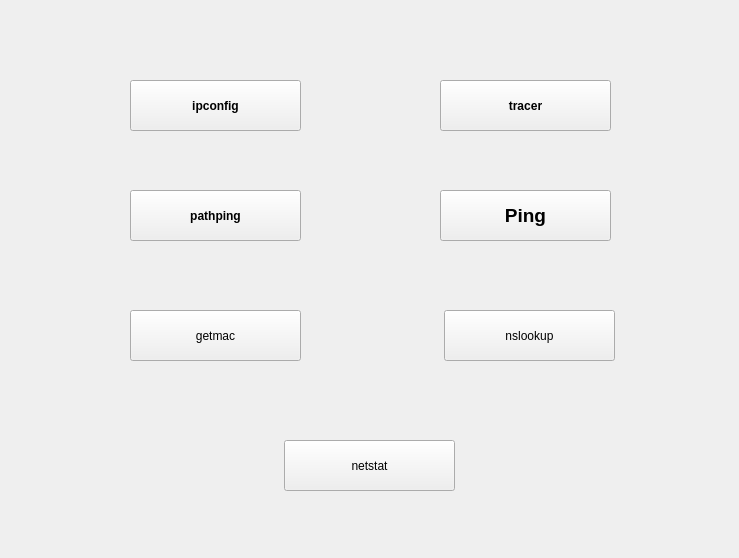
<?xml version="1.0" encoding="UTF-8"?>
<ui version="4.0">
 <class>Form</class>
 <widget class="QWidget" name="Form">
  <property name="geometry">
   <rect>
    <x>0</x>
    <y>0</y>
    <width>739</width>
    <height>558</height>
   </rect>
  </property>
  <property name="minimumSize">
   <size>
    <width>739</width>
    <height>558</height>
   </size>
  </property>
  <property name="maximumSize">
   <size>
    <width>739</width>
    <height>558</height>
   </size>
  </property>
  <property name="baseSize">
   <size>
    <width>739</width>
    <height>558</height>
   </size>
  </property>
  <property name="windowTitle">
   <string>SysAdminHelper</string>
  </property>
  <widget class="QPushButton" name="pb_ipconfig">
   <property name="geometry">
    <rect>
     <x>130</x>
     <y>80</y>
     <width>171</width>
     <height>51</height>
    </rect>
   </property>
   <property name="font">
    <font>
     <weight>75</weight>
     <italic>false</italic>
     <bold>true</bold>
    </font>
   </property>
   <property name="styleSheet">
    <string notr="true">font: bold;
</string>
   </property>
   <property name="text">
    <string>ipconfig</string>
   </property>
  </widget>
  <widget class="QPushButton" name="pb_tracer">
   <property name="geometry">
    <rect>
     <x>440</x>
     <y>80</y>
     <width>171</width>
     <height>51</height>
    </rect>
   </property>
   <property name="font">
    <font>
     <weight>75</weight>
     <italic>false</italic>
     <bold>true</bold>
    </font>
   </property>
   <property name="styleSheet">
    <string notr="true">font: bold;</string>
   </property>
   <property name="text">
    <string>tracer</string>
   </property>
  </widget>
  <widget class="QPushButton" name="pushButton_3">
   <property name="geometry">
    <rect>
     <x>130</x>
     <y>190</y>
     <width>171</width>
     <height>51</height>
    </rect>
   </property>
   <property name="font">
    <font>
     <weight>75</weight>
     <italic>false</italic>
     <bold>true</bold>
    </font>
   </property>
   <property name="styleSheet">
    <string notr="true">font: Bold;</string>
   </property>
   <property name="text">
    <string>pathping</string>
   </property>
  </widget>
  <widget class="QPushButton" name="pb_ping">
   <property name="geometry">
    <rect>
     <x>440</x>
     <y>190</y>
     <width>171</width>
     <height>51</height>
    </rect>
   </property>
   <property name="font">
    <font>
     <pointsize>14</pointsize>
     <weight>75</weight>
     <bold>true</bold>
    </font>
   </property>
   <property name="text">
    <string>Ping</string>
   </property>
  </widget>
  <widget class="QPushButton" name="pushButton">
   <property name="geometry">
    <rect>
     <x>130</x>
     <y>310</y>
     <width>171</width>
     <height>51</height>
    </rect>
   </property>
   <property name="text">
    <string>getmac</string>
   </property>
  </widget>
  <widget class="QPushButton" name="pushButton_2">
   <property name="geometry">
    <rect>
     <x>444</x>
     <y>310</y>
     <width>171</width>
     <height>51</height>
    </rect>
   </property>
   <property name="text">
    <string>nslookup</string>
   </property>
  </widget>
  <widget class="QPushButton" name="pushButton_4">
   <property name="geometry">
    <rect>
     <x>284</x>
     <y>440</y>
     <width>171</width>
     <height>51</height>
    </rect>
   </property>
   <property name="text">
    <string>netstat</string>
   </property>
  </widget>
 </widget>
 <resources/>
 <connections/>
</ui>
